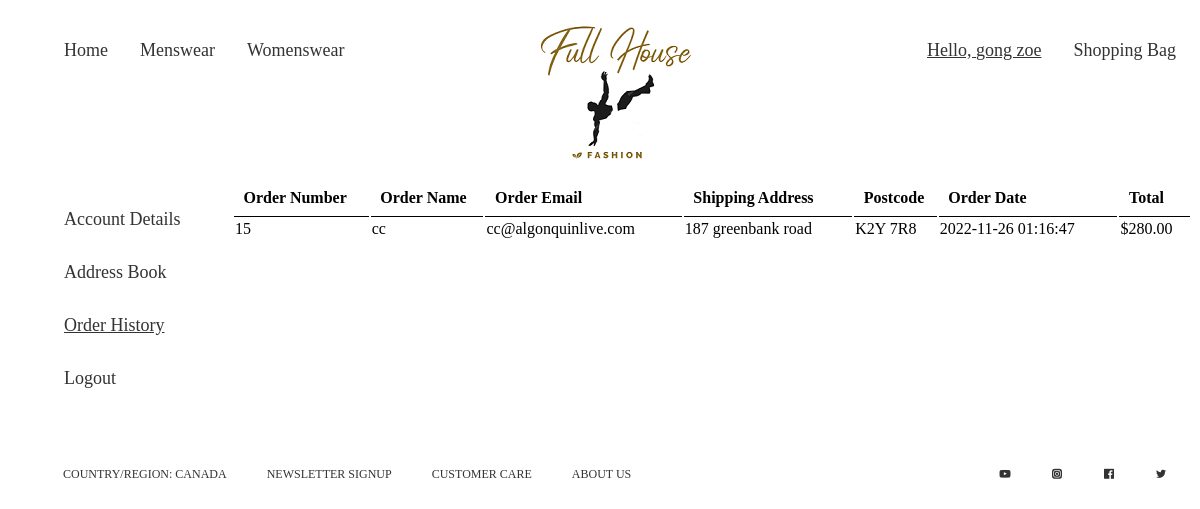
The page /login/orderhistory.php (signed in) on the database its author committed.
### tables this page shows
CREATE TABLE `order_online` (
  `order_id` int(10) UNSIGNED NOT NULL,
  `customer_id` int(11) DEFAULT NULL,
  `order_name` varchar(20) NOT NULL,
  `order_email` varchar(100) NOT NULL,
  `shipping_address` varchar(100) NOT NULL,
  `postcode` varchar(7) NOT NULL,
  `order_date` timestamp NOT NULL DEFAULT current_timestamp(),
  `total` decimal(10,2) UNSIGNED NOT NULL
);

### login/orderhistory.php (the view)
<?php include("partials/header.php"); ?>
<main>
    <aside>
        <ul>
            <li><a href="account.php">Account Details</a></li>
            <li><a href="addressbook.php">Address Book</a></li>
            <li><a class="active" href="orderhistory.php">Order History</a></li>
            <li><a id="logout" href="logout.php">Logout</a></li>
        </ul>
    </aside>
    <section>
        <table class="order-details">
            <tr>
                <th>Order Number</th>
                <th>Order Name</th>
                <th>Order Email</th>
                <th>Shipping Address</th>
                <th>Postcode</th>
                <th>Order Date</th>
                <th>Total</th>
            </tr>
            <?php
                $customer_id = $_SESSION["customer_id"];
                $sql = "SELECT * FROM order_online WHERE customer_id=$customer_id";
                $result = mysqli_query($conn, $sql);
                if($result){
                    $count = mysqli_num_rows($result);
                    if($count>0){
                        while($rows=mysqli_fetch_assoc($result)){
                            $order_number = $rows["order_id"];
                            $order_name = $rows["order_name"];
                            $order_email = $rows["order_email"];
                            $shipping_address = $rows["shipping_address"];
                            $postcode = $rows["postcode"];
                            $order_date = $rows["order_date"];
                            $total = $rows["total"];
                            ?>
                            <tr>
                                <td><?php echo $order_number; ?></td>
                                <td><?php echo "$order_name"; ?></td>
                                <td><?php echo "$order_email"; ?></td>
                                <td><?php echo "$shipping_address"; ?></td>
                                <td><?php echo "$postcode"; ?></td>
                                <td><?php echo "$order_date"; ?></td>
                                <td>$<?php echo $total; ?></td>
                            </tr>
                            <?php
                        }
                    } else {
                        echo "<tr><td colspan='7'>You don't have order history.</td></tr>";
                    }
                } else {
                    die(mysqli_error());
                }
            ?>
        </table>
    </section>
</main>
<?php include("partials/footer.php"); ?>

### css/login.css (style rules this page uses)
body { display: flex; height: 100vh; flex-direction: column; }
ul { list-style-type: none; display: flex; }
a { display: block; color: #333; padding: 16px; text-decoration: none; font-family: 'Times New Roman', Times, serif; font-size: 18px; }
.active { text-decoration: underline; }
main { display: flex; }
aside { width: 20vw; }
aside ul { flex-direction: column; }
.order-details { width: 80vw; }
.address-table tr th, .order-details tr th { border-bottom: 1px solid black; padding: 1%; text-align: left; }

### rows shown on the page
order_online: order_id "15", order_name "cc", order_email "cc@algonquinlive.com", shipping_address "187 greenbank road", postcode "K2Y 7R8", order_date "2022-11-26 01:16:47", total "280.00"

### other values the page prints
$_SESSION["full_name"] "gong zoe"
